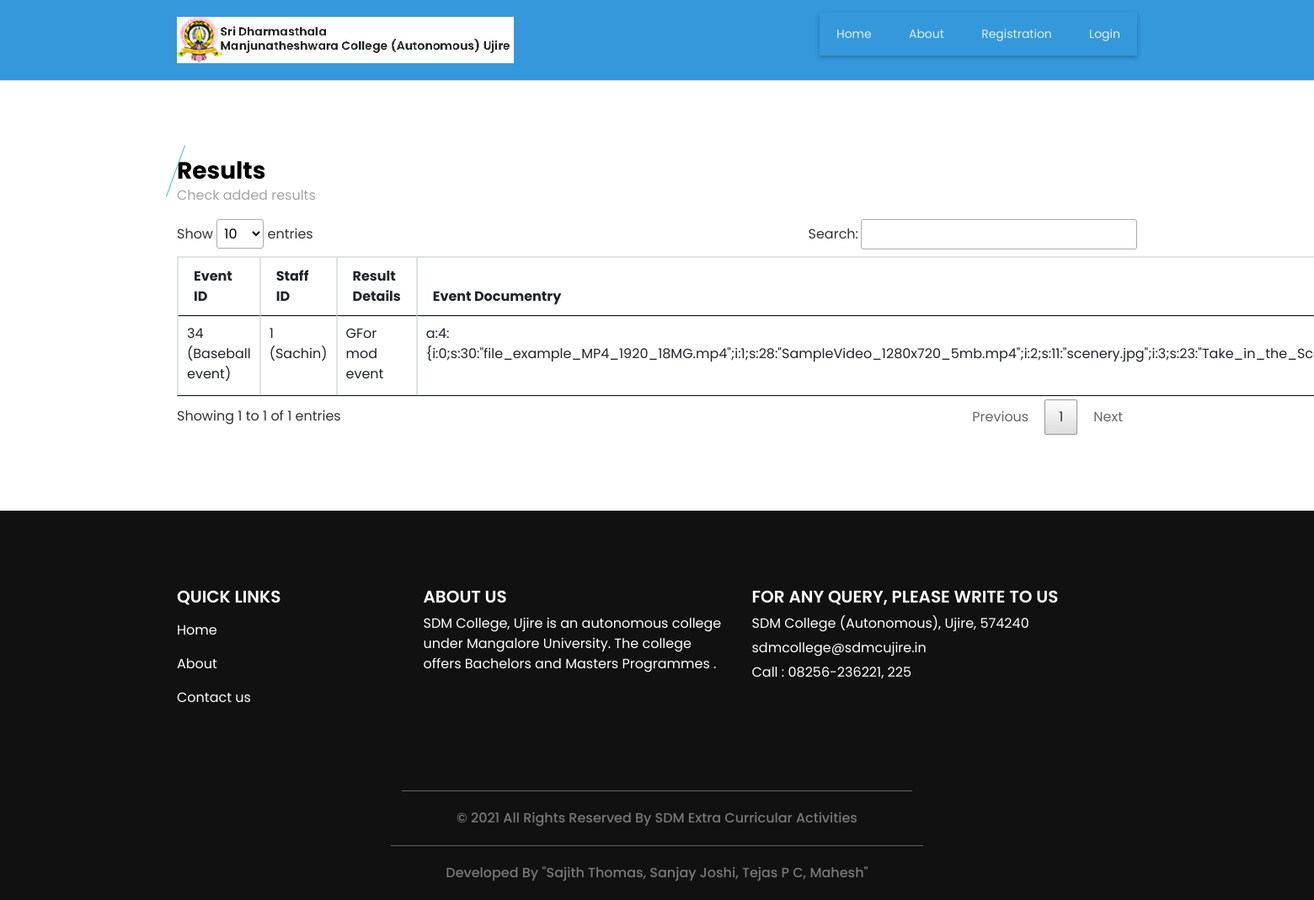
The app's page /view_event_result.php, older data.
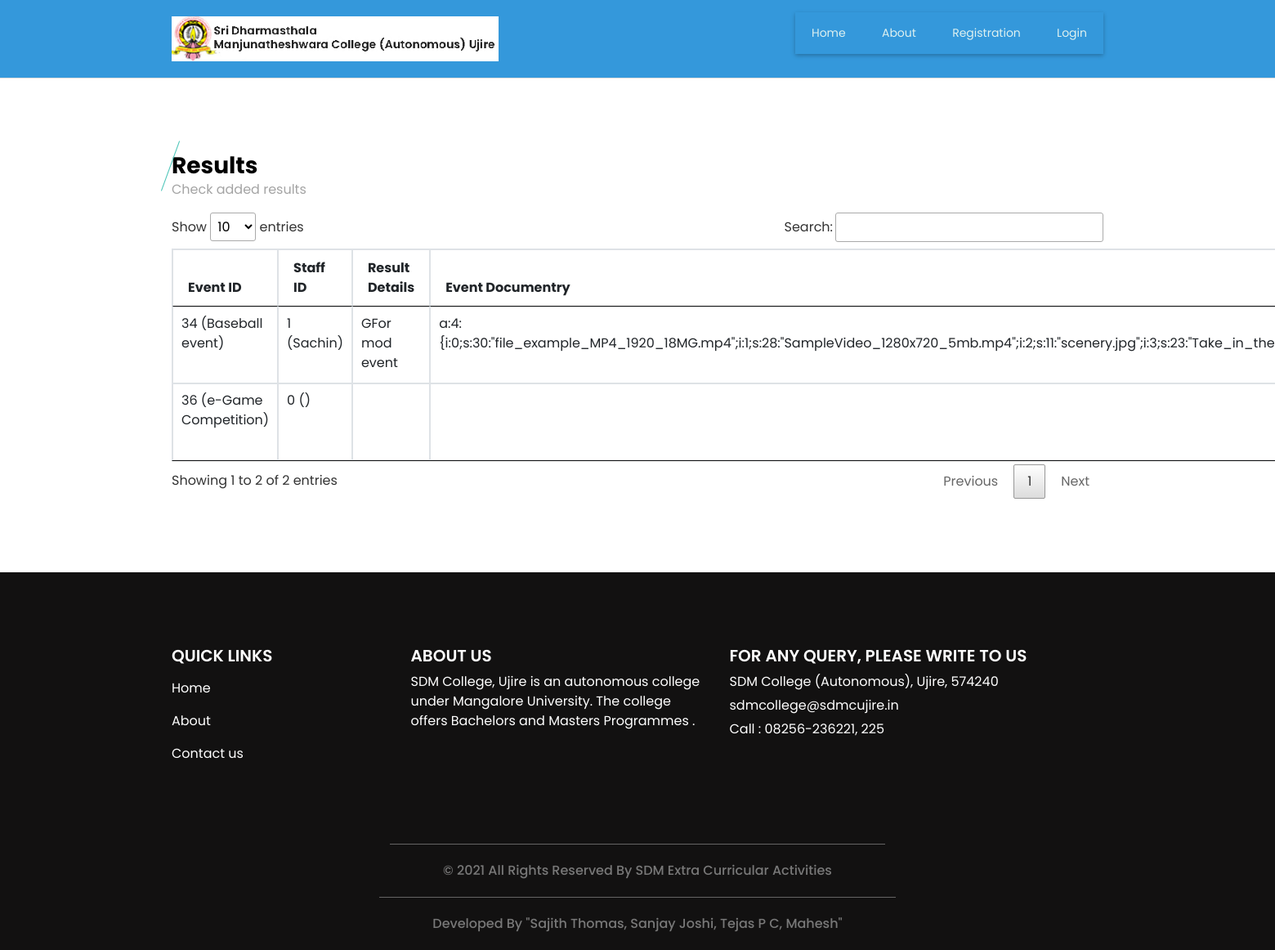
The same page, newer data.
### tables this page shows
CREATE TABLE `event_result` (
  `event_result_id` int(11) NOT NULL,
  `event_id` int(11) NOT NULL,
  `result_detail` text NOT NULL,
  `event_documentry` text NOT NULL,
  `staff_id` int(11) NOT NULL
);

CREATE TABLE `event` (
  `event_id` bigint(20) NOT NULL,
  `event_type_id` int(11) NOT NULL,
  `event_participation_type` varchar(25) NOT NULL COMMENT 'Single, Team',
  `no_of_participants` int(11) NOT NULL,
  `event_title` varchar(300) NOT NULL,
  `event_description` text NOT NULL,
  `event_rules` text NOT NULL,
  `event_banner` varchar(300) NOT NULL,
  `department_id` int(11) NOT NULL,
  `club_id` int(11) NOT NULL,
  `course_id` text NOT NULL,
  `st_class` text NOT NULL,
  `event_date_time` datetime NOT NULL,
  `event_venue` text NOT NULL,
  `staff_id` int(11) NOT NULL,
  `participation_limit` int(11) NOT NULL,
  `event_status` varchar(10) NOT NULL
);

CREATE TABLE `staff` (
  `staff_id` int(11) NOT NULL,
  `staff_name` varchar(25) NOT NULL,
  `staff_dp` varchar(300) NOT NULL,
  `staff_type` varchar(20) NOT NULL,
  `department_id` int(11) NOT NULL,
  `login_id` varchar(25) NOT NULL,
  `password` varchar(300) NOT NULL,
  `gender` varchar(6) NOT NULL,
  `dob` date NOT NULL,
  `staff_status` varchar(10) NOT NULL
);

### view_event_result.php (the view, shortened to what this page needs)
<?php
include("header.php");
?>
  <section class="event_section layout_padding">
    <div class="container">
      <div class="heading_container">
        <h3>
         Results
        </h3>
        <p>
         Check added results
        </p>
      </div>
      <div class="event_container">
        <div class="">
<table id="datatableplugin" class="table table-bordered">
<thead>
		<tr>
			<th>Event ID</th>
			<th>Staff ID</th>
			<th>Result Details</th>
			<th>Event Documentry</th>
		</tr>
	</thead>
	<tbody>
		<?php
		$sqlview = "SELECT event_result.*,staff.staff_name,event.event_title FROM event_result LEFT JOIN staff ON event_result.staff_id=staff.staff_id LEFT JOIN event ON event_result.event_id=event.event_id";
		$qsqlview = mysqli_query($con,$sqlview);
		while($rsview = mysqli_fetch_array($qsqlview))
		{
			echo "<tr>
				<td>$rsview[event_id] ($rsview[event_title])</td>
				<td>$rsview[staff_id] ($rsview[staff_name])</td>
				<td>$rsview[result_detail]</td>
				<td>$rsview[event_documentry]</td>
				<td>
				<a href='event_result.php?editid=$rsview[event_result_id]' class='btn btn-info'>Edit</a>
				<a href='view_event_result.php?delid=$rsview[event_result_id]' class='btn btn-danger' onclick='return confirmdel()' >Delete</a></td>
			</tr>";
		}
		?>
	</tbody>
</table>
        </div>
      </div>
    </div>
  </section>
<?php
include("footer.php");
?>

Row changes from the older to the newer data that the page shows:
added event_result: event "36", event.event_title "e-Game Competition", staff "0"
Text that changed along with them:
text written by a page script: "Show entries Search: Showing 1 to 1 of 1 entries Previous 1 Next" → "Show entries Search: Showing 1 to 2 of 2 entries Previous 1 Next"
